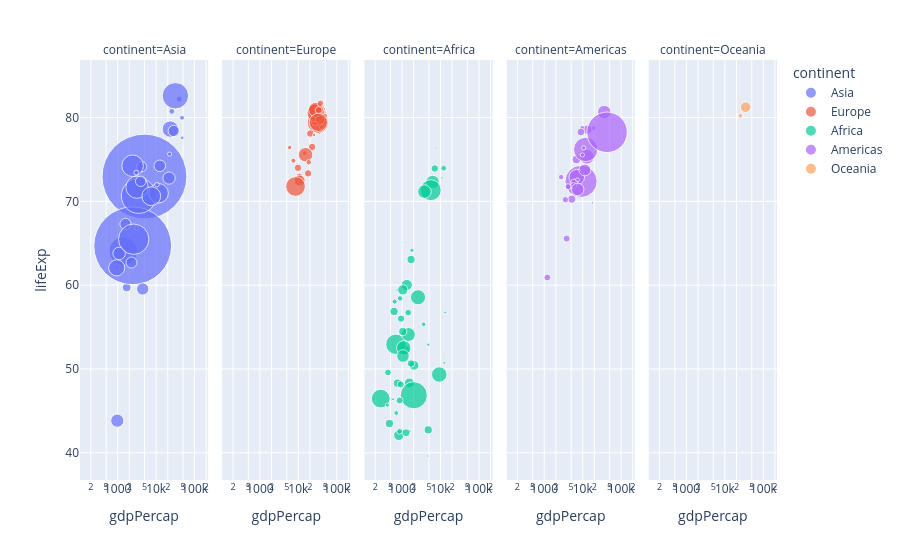

The notebook cell saved with this chart:
### Markdown cell above
# Create Interactive Animations and Facet Plots

### Code cell
px.scatter(gapminder2007, x='gdpPercap', y='lifeExp', color='continent',
          size='pop', size_max=60, hover_name='country', facet_col='continent', log_x=True)

### Figure 1 — Plotly figure (JSON) as saved in the notebook; plotly's stock layout.template omitted (floating-point values rounded to 4 significant figures)
{"data": [{"hovertemplate": "<b>%{hovertext}</b><br><br>continent=Asia<br>gdpPercap=%{x}<br>lifeExp=%{y}<br>pop=%{marker.size}<extra></extra>", "hovertext": ["Afghanistan", "Bahrain", "Bangladesh", "Cambodia", "China", "Hong Kong, China", "India", "Indonesia", "Iran", "Iraq", "Israel", "Japan", "Jordan", "Korea, Dem. Rep.", "Korea, Rep.", "Kuwait", "Lebanon", "Malaysia", "Mongolia", "Myanmar", "Nepal", "Oman", "Pakistan", "Philippines", "Saudi Arabia", "Singapore", "Sri Lanka", "Syria", "Taiwan", "Thailand", "Vietnam", "West Bank and Gaza", "Yemen, Rep."], "legendgroup": "Asia", "marker": {"color": "#636efa", "size": [31889923, 708573, 150448339, 14131858, 1318683096, 6980412, 1110396331, 223547000, 69453570, 27499638, 6426679, 127467972, 6053193, 23301725, 49044790, 2505559, 3921278, 24821286, 2874127, 47761980, 28901790, 3204897, 169270617, 91077287, 27601038, 4553009, 20378239, 19314747, 23174294, 65068149, 85262356, 4018332, 22211743], "sizemode": "area", "sizeref": 366300.0, "symbol": "circle"}, "mode": "markers", "name": "Asia", "orientation": "v", "showlegend": true, "type": "scatter", "x": [974.6, 29800.0, 1391.0, 1714.0, 4959.0, 39720.0, 2452.0, 3541.0, 11610.0, 4471.0, 25520.0, 31660.0, 4519.0, 1593.0, 23350.0, 47310.0, 10460.0, 12450.0, 3096.0, 944.0, 1091.0, 22320.0, 2606.0, 3190.0, 21650.0, 47140.0, 3970.0, 4185.0, 28720.0, 7458.0, 2442.0, 3025.0, 2281.0], "xaxis": "x", "y": [43.83, 75.64, 64.06, 59.72, 72.96, 82.21, 64.7, 70.65, 70.96, 59.55, 80.75, 82.6, 72.53, 67.3, 78.62, 77.59, 71.99, 74.24, 66.8, 62.07, 63.78, 75.64, 65.48, 71.69, 72.78, 79.97, 72.4, 74.14, 78.4, 70.62, 74.25, 73.42, 62.7], "yaxis": "y"}, {"hovertemplate": "<b>%{hovertext}</b><br><br>continent=Europe<br>gdpPercap=%{x}<br>lifeExp=%{y}<br>pop=%{marker.size}<extra></extra>", "hovertext": ["Albania", "Austria", "Belgium", "Bosnia and Herzegovina", "Bulgaria", "Croatia", "Czech Republic", "Denmark", "Finland", "France", "Germany", "Greece", "Hungary", "Iceland", "Ireland", "Italy", "Montenegro", "Netherlands", "Norway", "Poland", "Portugal", "Romania", "Serbia", "Slovak Republic", "Slovenia", "Spain", "Sweden", "Switzerland", "Turkey", "United Kingdom"], "legendgroup": "Europe", "marker": {"color": "#EF553B", "size": [3600523, 8199783, 10392226, 4552198, 7322858, 4493312, 10228744, 5468120, 5238460, 61083916, 82400996, 10706290, 9956108, 301931, 4109086, 58147733, 684736, 16570613, 4627926, 38518241, 10642836, 22276056, 10150265, 5447502, 2009245, 40448191, 9031088, 7554661, 71158647, 60776238], "sizemode": "area", "sizeref": 366300.0, "symbol": "circle"}, "mode": "markers", "name": "Europe", "orientation": "v", "showlegend": true, "type": "scatter", "x": [5937.0, 36130.0, 33690.0, 7446.0, 10680.0, 14620.0, 22830.0, 35280.0, 33210.0, 30470.0, 32170.0, 27540.0, 18010.0, 36180.0, 40680.0, 28570.0, 9254.0, 36800.0, 49360.0, 15390.0, 20510.0, 10810.0, 9787.0, 18680.0, 25770.0, 28820.0, 33860.0, 37510.0, 8458.0, 33200.0], "xaxis": "x2", "y": [76.42, 79.83, 79.44, 74.85, 73.0, 75.75, 76.49, 78.33, 79.31, 80.66, 79.41, 79.48, 73.34, 81.76, 78.89, 80.55, 74.54, 79.76, 80.2, 75.56, 78.1, 72.48, 74.0, 74.66, 77.93, 80.94, 80.88, 81.7, 71.78, 79.42], "yaxis": "y2"}, {"hovertemplate": "<b>%{hovertext}</b><br><br>continent=Africa<br>gdpPercap=%{x}<br>lifeExp=%{y}<br>pop=%{marker.size}<extra></extra>", "hovertext": ["Algeria", "Angola", "Benin", "Botswana", "Burkina Faso", "Burundi", "Cameroon", "Central African Republic", "Chad", "Comoros", "Congo, Dem. Rep.", "Congo, Rep.", "Cote d'Ivoire", "Djibouti", "Egypt", "Equatorial Guinea", "Eritrea", "Ethiopia", "Gabon", "Gambia", "Ghana", "Guinea", "Guinea-Bissau", "Kenya", "Lesotho", "Liberia", "Libya", "Madagascar", "Malawi", "Mali", "Mauritania", "Mauritius", "Morocco", "Mozambique", "Namibia", "Niger", "Nigeria", "Reunion", "Rwanda", "Sao Tome and Principe", "Senegal", "Sierra Leone", "Somalia", "South Africa", "Sudan", "Swaziland", "Tanzania", "Togo", "Tunisia", "Uganda", "Zambia", "Zimbabwe"], "legendgroup": "Africa", "marker": {"color": "#00cc96", "size": [33333216, 12420476, 8078314, 1639131, 14326203, 8390505, 17696293, 4369038, 10238807, 710960, 64606759, 3800610, 18013409, 496374, 80264543, 551201, 4906585, 76511887, 1454867, 1688359, 22873338, 9947814, 1472041, 35610177, 2012649, 3193942, 6036914, 19167654, 13327079, 12031795, 3270065, 1250882, 33757175, 19951656, 2055080, 12894865, 135031164, 798094, 8860588, 199579, 12267493, 6144562, 9118773, 43997828, 42292929, 1133066, 38139640, 5701579, 10276158, 29170398, 11746035, 12311143], "sizemode": "area", "sizeref": 366300.0, "symbol": "circle"}, "mode": "markers", "name": "Africa", "orientation": "v", "showlegend": true, "type": "scatter", "x": [6223.0, 4797.0, 1441.0, 12570.0, 1217.0, 430.1, 2042.0, 706.0, 1704.0, 986.1, 277.6, 3633.0, 1545.0, 2082.0, 5581.0, 12150.0, 641.4, 690.8, 13210.0, 752.7, 1328.0, 942.7, 579.2, 1463.0, 1569.0, 414.5, 12060.0, 1045.0, 759.3, 1043.0, 1803.0, 10960.0, 3820.0, 823.7, 4811.0, 619.7, 2014.0, 7670.0, 863.1, 1598.0, 1712.0, 862.5, 926.1, 9270.0, 2602.0, 4513.0, 1107.0, 883.0, 7093.0, 1056.0, 1271.0, 469.7], "xaxis": "x3", "y": [72.3, 42.73, 56.73, 50.73, 52.3, 49.58, 50.43, 44.74, 50.65, 65.15, 46.46, 55.32, 48.33, 54.79, 71.34, 51.58, 58.04, 52.95, 56.73, 59.45, 60.02, 56.01, 46.39, 54.11, 42.59, 45.68, 73.95, 59.44, 48.3, 54.47, 64.16, 72.8, 71.16, 42.08, 52.91, 56.87, 46.86, 76.44, 46.24, 65.53, 63.06, 42.57, 48.16, 49.34, 58.56, 39.61, 52.52, 58.42, 73.92, 51.54, 42.38, 43.49], "yaxis": "y3"}, {"hovertemplate": "<b>%{hovertext}</b><br><br>continent=Americas<br>gdpPercap=%{x}<br>lifeExp=%{y}<br>pop=%{marker.size}<extra></extra>", "hovertext": ["Argentina", "Bolivia", "Brazil", "Canada", "Chile", "Colombia", "Costa Rica", "Cuba", "Dominican Republic", "Ecuador", "El Salvador", "Guatemala", "Haiti", "Honduras", "Jamaica", "Mexico", "Nicaragua", "Panama", "Paraguay", "Peru", "Puerto Rico", "Trinidad and Tobago", "United States", "Uruguay", "Venezuela"], "legendgroup": "Americas", "marker": {"color": "#ab63fa", "size": [40301927, 9119152, 190010647, 33390141, 16284741, 44227550, 4133884, 11416987, 9319622, 13755680, 6939688, 12572928, 8502814, 7483763, 2780132, 108700891, 5675356, 3242173, 6667147, 28674757, 3942491, 1056608, 301139947, 3447496, 26084662], "sizemode": "area", "sizeref": 366300.0, "symbol": "circle"}, "mode": "markers", "name": "Americas", "orientation": "v", "showlegend": true, "type": "scatter", "x": [12780.0, 3822.0, 9066.0, 36320.0, 13170.0, 7007.0, 9645.0, 8948.0, 6025.0, 6873.0, 5728.0, 5186.0, 1202.0, 3548.0, 7321.0, 11980.0, 2749.0, 9809.0, 4173.0, 7409.0, 19330.0, 18010.0, 42950.0, 10610.0, 11420.0], "xaxis": "x4", "y": [75.32, 65.55, 72.39, 80.65, 78.55, 72.89, 78.78, 78.27, 72.23, 74.99, 71.88, 70.26, 60.92, 70.2, 72.57, 76.19, 72.9, 75.54, 71.75, 71.42, 78.75, 69.82, 78.24, 76.38, 73.75], "yaxis": "y4"}, {"hovertemplate": "<b>%{hovertext}</b><br><br>continent=Oceania<br>gdpPercap=%{x}<br>lifeExp=%{y}<br>pop=%{marker.size}<extra></extra>", "hovertext": ["Australia", "New Zealand"], "legendgroup": "Oceania", "marker": {"color": "#FFA15A", "size": [20434176, 4115771], "sizemode": "area", "sizeref": 366300.0, "symbol": "circle"}, "mode": "markers", "name": "Oceania", "orientation": "v", "showlegend": true, "type": "scatter", "x": [34440.0, 25190.0], "xaxis": "x5", "y": [81.23, 80.2], "yaxis": "y5"}], "layout": {"annotations": [{"font": {}, "showarrow": false, "text": "continent=Asia", "x": 0.092, "xanchor": "center", "xref": "paper", "y": 1, "yanchor": "bottom", "yref": "paper"}, {"font": {}, "showarrow": false, "text": "continent=Europe", "x": 0.296, "xanchor": "center", "xref": "paper", "y": 1, "yanchor": "bottom", "yref": "paper"}, {"font": {}, "showarrow": false, "text": "continent=Africa", "x": 0.5, "xanchor": "center", "xref": "paper", "y": 1, "yanchor": "bottom", "yref": "paper"}, {"font": {}, "showarrow": false, "text": "continent=Americas", "x": 0.704, "xanchor": "center", "xref": "paper", "y": 1, "yanchor": "bottom", "yref": "paper"}, {"font": {}, "showarrow": false, "text": "continent=Oceania", "x": 0.908, "xanchor": "center", "xref": "paper", "y": 1, "yanchor": "bottom", "yref": "paper"}], "legend": {"itemsizing": "constant", "title": {"text": "continent"}, "tracegroupgap": 0}, "margin": {"t": 60}, "xaxis": {"anchor": "y", "domain": [0, 0.184], "title": {"text": "gdpPercap"}, "type": "log"}, "xaxis2": {"anchor": "y2", "domain": [0.204, 0.388], "matches": "x", "title": {"text": "gdpPercap"}, "type": "log"}, "xaxis3": {"anchor": "y3", "domain": [0.408, 0.592], "matches": "x", "title": {"text": "gdpPercap"}, "type": "log"}, "xaxis4": {"anchor": "y4", "domain": [0.612, 0.796], "matches": "x", "title": {"text": "gdpPercap"}, "type": "log"}, "xaxis5": {"anchor": "y5", "domain": [0.816, 1], "matches": "x", "title": {"text": "gdpPercap"}, "type": "log"}, "yaxis": {"anchor": "x", "domain": [0, 1], "title": {"text": "lifeExp"}}, "yaxis2": {"anchor": "x2", "domain": [0, 1], "matches": "y", "showticklabels": false}, "yaxis3": {"anchor": "x3", "domain": [0, 1], "matches": "y", "showticklabels": false}, "yaxis4": {"anchor": "x4", "domain": [0, 1], "matches": "y", "showticklabels": false}, "yaxis5": {"anchor": "x5", "domain": [0, 1], "matches": "y", "showticklabels": false}}}
